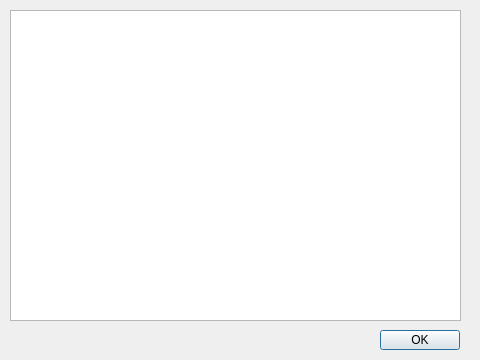
<?xml version="1.0" encoding="UTF-8"?>
<ui version="4.0">
 <class>DoIPSettingWindow</class>
 <widget class="QDialog" name="DoIPSettingWindow">
  <property name="geometry">
   <rect>
    <x>0</x>
    <y>0</y>
    <width>480</width>
    <height>360</height>
   </rect>
  </property>
  <property name="windowTitle">
   <string>DoIP Setting</string>
  </property>
  <property name="windowIcon">
   <iconset resource="../resource.qrc">
    <normaloff>:/images/resource/icons/doip_setting.png</normaloff>:/images/resource/icons/doip_setting.png</iconset>
  </property>
  <widget class="QPushButton" name="pushButton">
   <property name="geometry">
    <rect>
     <x>380</x>
     <y>330</y>
     <width>80</width>
     <height>20</height>
    </rect>
   </property>
   <property name="text">
    <string>OK</string>
   </property>
  </widget>
  <widget class="QTableWidget" name="tableWidget">
   <property name="geometry">
    <rect>
     <x>10</x>
     <y>10</y>
     <width>451</width>
     <height>311</height>
    </rect>
   </property>
  </widget>
 </widget>
 <resources>
  <include location="../resource.qrc"/>
 </resources>
 <connections/>
</ui>
